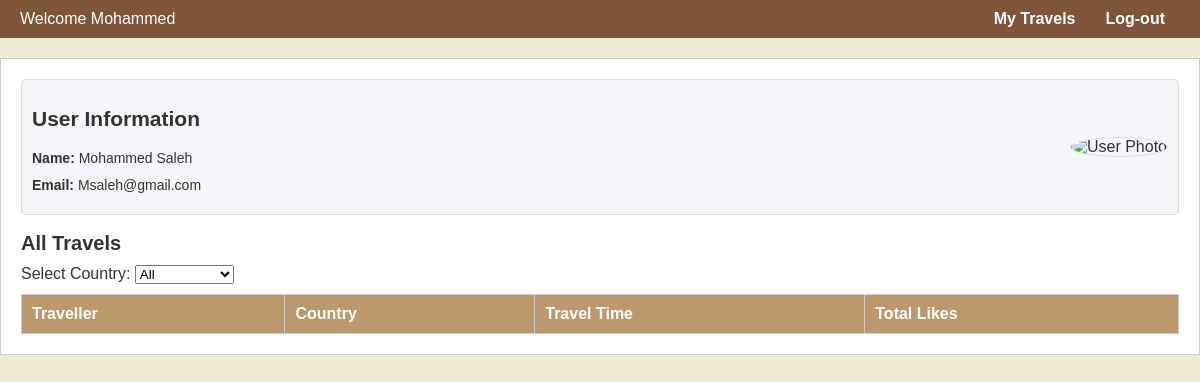
/users_homepage.php (signed in), run on the app's committed database.
### tables this page shows
CREATE TABLE `User` (
  `id` int NOT NULL,
  `firstName` varchar(30) NOT NULL,
  `lastName` varchar(30) NOT NULL,
  `emailAddress` varchar(50) NOT NULL,
  `password` varchar(256) NOT NULL,
  `photoFileName` varchar(50) DEFAULT NULL
);

### users_homepage.php (the view, shortened to what this page needs)
<?php
require 'database.php';
$user_id = $_SESSION['user_id'];
$userQuery = $connection->prepare("SELECT firstName, lastName, emailAddress, photoFileName FROM user WHERE id = ?");
$userQuery->bind_param("i", $user_id);
$userQuery->execute();
$userResult = $userQuery->get_result();
$user = $userResult->fetch_assoc();
?>
<!DOCTYPE html>
<html lang="en">
<head>
    <link rel="stylesheet" href="User’shomepage.css">
</head>
<body>
<header>
    <div class="header-container">
        <nav>
            <div class="nav-left">
                <a>Welcome <?php echo htmlspecialchars($user['firstName']); ?></a>
            </div>
            <div class="nav-right">
                <ul class="nav-links">
                    <li><a href="UsersTravelPage.php">My Travels</a></li>
                    <li><a href="index.php">Log-out</a></li>
                </ul>
            </div>
        </nav>
    </div>
</header>
<div class="container">
    <div class="user-info">
        <div class="info-text">
            <h2>User Information</h2>
            <ul>
                <li><strong>Name:</strong> <?php echo htmlspecialchars($user['firstName'] . ' ' . $user['lastName']); ?></li>
                <li><strong>Email:</strong> <?php echo htmlspecialchars($user['emailAddress']); ?></li>
            </ul>
        </div>
        <div class="user-photo">
            <?php
                $userPhotoPath = "images/" . $user['photoFileName'];
                if (!file_exists($userPhotoPath) || empty($user['photoFileName'])) {
                    $userPhotoPath = 'images/defaultphoto.jpg';
                }
            ?>
            <img src="<?php echo htmlspecialchars($userPhotoPath); ?>" alt="User Photo">
        </div>
    </div>
    <div class="travels">
        <h2>All Travels</h2>
        <div class="filter-section">
            <label for="country-filter">Select Country: </label>
            <select id="country-filter" name="country">
                <option value="all">All</option>
            </select>
        </div>
        <div class="table-container">
            <table>
                <thead>
                    <tr>
                        <th>Traveller</th>
                        <th>Country</th>
                        <th>Travel Time</th>
                        <th>Total Likes</th>
                    </tr>
                </thead>
            </table>
        </div>
    </div>
</div>
</body>
</html>

### User’shomepage.css (style rules this page uses)
body { font-family: Arial, sans-serif; background-color: #F0EAD2; color: #333333; margin: 0; padding: 0; }
header { background-color: #7F5539; padding: 10px 20px; margin: 0; margin-bottom: 20px; width: 100%; box-sizing: border-box; }
nav { display: flex; justify-content: space-between; align-items: center; }
.nav-left { color: #ffffff; }
nav ul { list-style-type: none; margin: 0; padding: 0; display: flex; align-items: center; }
nav ul li { margin: 0 15px; }
nav ul li a { text-decoration: none; color: #ffffff; font-weight: bold; }
.container { max-width: 1200px; margin: 0 auto; padding: 20px; border: 1px solid #ccc; background-color: #ffffff; box-sizing: border-box; }
.user-info { display: flex; justify-content: flex-start; align-items: center; margin-bottom: 10px; padding: 10px; border: 1px solid #ddd; background-color: #f4f6f9; border-radius: 5px; }
.info-text { flex: 1; padding-right: 10px; font-size: 14px; }
.info-text ul { list-style-type: none; padding: 0; margin: 0; }
.info-text ul li { margin-bottom: 8px; line-height: 1.4; }
.user-photo img { width: 100px; height: 100px; border-radius: 50%; object-fit: cover; border: 1px solid #ddd; }
.travels h2 { font-size: 20px; margin-bottom: 10px; }
.filter-section { margin-bottom: 10px; }
table { width: 100%; border-collapse: collapse; }
table, th, td { border: 1px solid #ccc; }
th, td { padding: 10px; text-align: left; }
th { background-color: #be986d; color: #ffffff; }

### data on the page
user: firstName "Mohammed", firstName+lastName "Mohammed Saleh", emailAddress "Msaleh@gmail.com"
